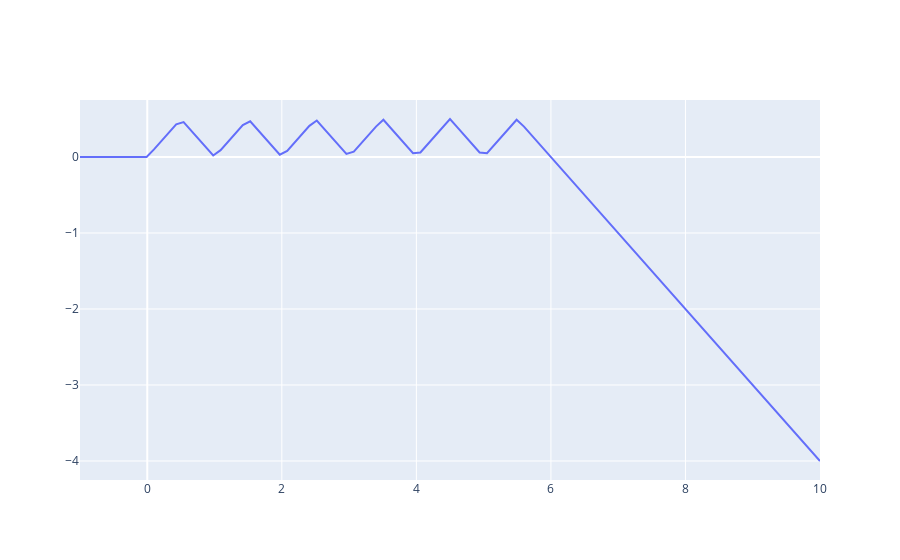

Source (notebook cell):
### Code cell
fig = go.Figure(data = go.Scatter(x=x,y=h,mode='lines'))

# fig.add_trace(go.Scatter(x=x,y=h1,mode='lines'))
# fig.add_trace(go.Scatter(x=x,y=h2,mode='lines'))
# fig.add_trace(go.Scatter(x=x,y=h3,mode='lines'))
# fig.add_trace(go.Scatter(x=x,y=h4,mode='lines'))
# fig.add_trace(go.Scatter(x=x,y=h5,mode='lines'))
# fig.add_trace(go.Scatter(x=x,y=h6,mode='lines'))

fig.show()
